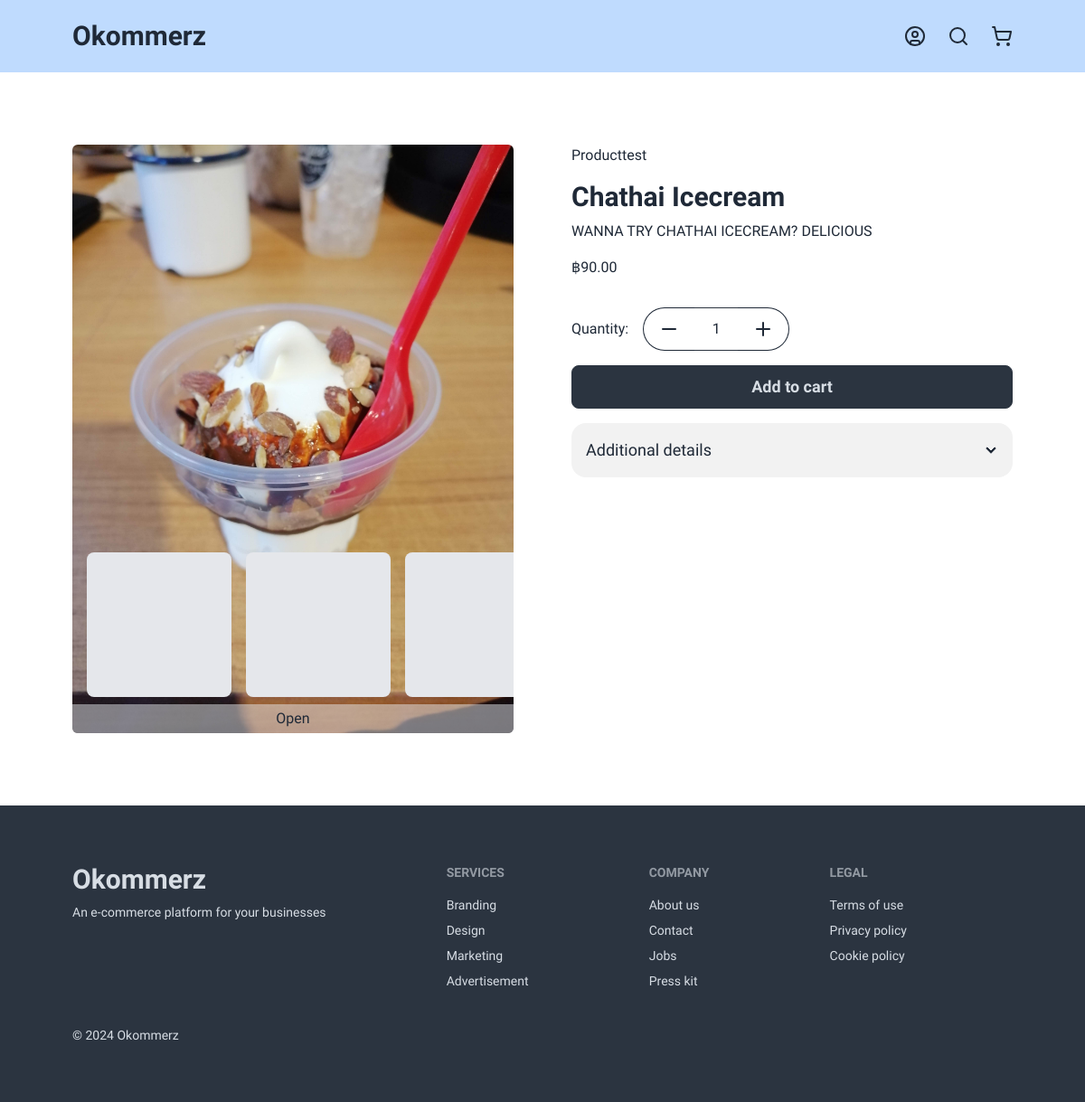
The app's page /product/2 with its own data.
### products/models.py (models this page shows, shortened)
class ProductItem(models.Model):
    product_name = models.CharField(max_length=255)
    description = models.TextField(blank=True, null=True)
    amount = models.IntegerField(default=1)
    product_category = models.ForeignKey(ProductCategory, related_name='product_name', on_delete=models.CASCADE, null=True)
    regular_price = models.DecimalField(max_digits=10,decimal_places=2,default=0)
    sales_price = models.DecimalField(max_digits=10,decimal_places=2,blank=True,null=True)
    product_image = models.ImageField(upload_to='', blank=True, null=True)
    additional_detail = models.TextField(blank=True, null=True)
    created_at = models.DateTimeField(auto_now_add=True)
    updated_at = models.DateTimeField(auto_now=True)

class ProductCategory(models.Model):
    category = models.CharField(max_length=255, unique=True)
    class Meta:
        verbose_name_plural = "Product categories"
    def __str__(self):
        return self.category

### products/views.py (the view, shortened to what this page needs)
# urls.py: path('product/<int:pk>', views.single_product),
def single_product(request, pk):
    product = get_object_or_404(ProductItem, pk=pk)
    user = request.user
    form = forms.AddToCartForm(request.POST or None)
    return render(request, 'single-product.html', {'form': form, 'product':product})

### products/forms.py
class AddToCartForm(forms.Form):
    quantity = forms.IntegerField(min_value=1)

### products/templates/single-product.html (shortened to what this page needs)
{% extends 'base.html' %}
{% block content %}
<section class='grid grid-cols-1 lg:grid-cols-2 gap-y-10 lg:gap-16'>
  <section>
    {% if product.product_image %}
      <div class='relative overflow-hidden'>
        <img class='rounded-md w-full' src={{ product.product_image.url }}>
        <div class='absolute bottom-6 left-0 flex overflow-auto w-full gap-4 p-4' id="multi-images">
          <div class="min-w-[160px] w-[160px] h-[160px] bg-gray-200 rounded-lg"></div>
          <div class="min-w-[160px] w-[160px] h-[160px] bg-gray-200 rounded-lg"></div>
          <div class="min-w-[160px] w-[160px] h-[160px] bg-gray-200 rounded-lg"></div>
        </div>
        <button class='absolute bottom-0 bg-gray-200/50 w-full inline-block rounded-b-md h-8' id='multi-image-toggle-btn'>Open</button>
      </div>
    {% else %}
       <div class='w-full h-[600px] rounded-md bg-gray-200'></div>
    {% endif %}
  </section>
  <section class='flex flex-col gap-y-4'>
    <h2>{{ product.product_category }}</h2>
    <div class='flex flex-col'>
      <h1 class='text-3xl font-bold mb-2'>{{ product.product_name }}</h1>
      {% if product.description|length > 150 %}
        <span id="shorterDescription" style="display: inline">{{ product.description|slice:":150" }}...</span>
        <span id="fullDescription" style="display: none">{{ product.description }}</span>
        <a id="seeMoreBtn" class='link link-info w-fit' onclick="toggleDescription()">Read more</a>
      {% else %}
        <span>{{ product.description }}</span>
      {% endif %}
    </div>
    {% if product.sales_price %}
    <div class='inline-flex items-center gap-x-2'>
      <p class='line-through text-red-400 text-sm'>฿{{ product.regular_price }}</p>
      <p class='font-medium'>฿{{ product.sales_price }}</p>
    </div>
    {% else %}
      <p class='font-medium'>฿{{ product.regular_price }}</p>
    {% endif %}
    <form method='POST'>
      <div class='flex gap-x-4 my-4 items-center'>
        <h3>Quantity:</h3>
        <div class='flex'>
          <div class='btn btn-outline rounded-l-full border-r-0' onclick="decreaseAmount()">
            <svg xmlns="http://www.w3.org/2000/svg" width="24" height="24" viewBox="0 0 24 24" fill="none" stroke="currentColor" stroke-width="2" stroke-linecap="round" stroke-linejoin="round" class="lucide lucide-minus"><path d="M5 12h14"/></svg>
          </div>
          <input type='number' class='border-neutral border-y w-12 outline-none text-center' id='id_quantity' name='quantity' min="1" value="1" max="{{ product.amount }}"/>
          <div class='btn btn-outline rounded-r-full border-l-0' onclick="increaseAmount()">
            <svg xmlns="http://www.w3.org/2000/svg" width="24" height="24" viewBox="0 0 24 24" fill="none" stroke="currentColor" stroke-width="2" stroke-linecap="round" stroke-linejoin="round" class="lucide lucide-plus"><path d="M5 12h14"/><path d="M12 5v14"/></svg>
          </div>
        </div>
      </div>
      <button class="btn btn-neutral w-full text-lg" onclick='addToCart()'>Add to cart</button>
    </form>
    {% if product.additional_detail %}
    <div class="collapse bg-base-200 collapse-arrow">
      <div class="collapse-title text-lg font-medium">
        Additional details
      </div>
    </div>
    {% endif %}
  </section>
</section>
{% endblock %}

### products/static/style.css (style rules this page uses)
:root { --header-height:80px; }
* { font-family:'Plus Jakarta Sans', sans-serif }

### records on screen
ProductItem: product_image (picture), product_category "Producttest", product_name "Chathai Icecream", description "WANNA TRY CHATHAI ICECREAM? DELICIOUS", regular_price "90.00"
